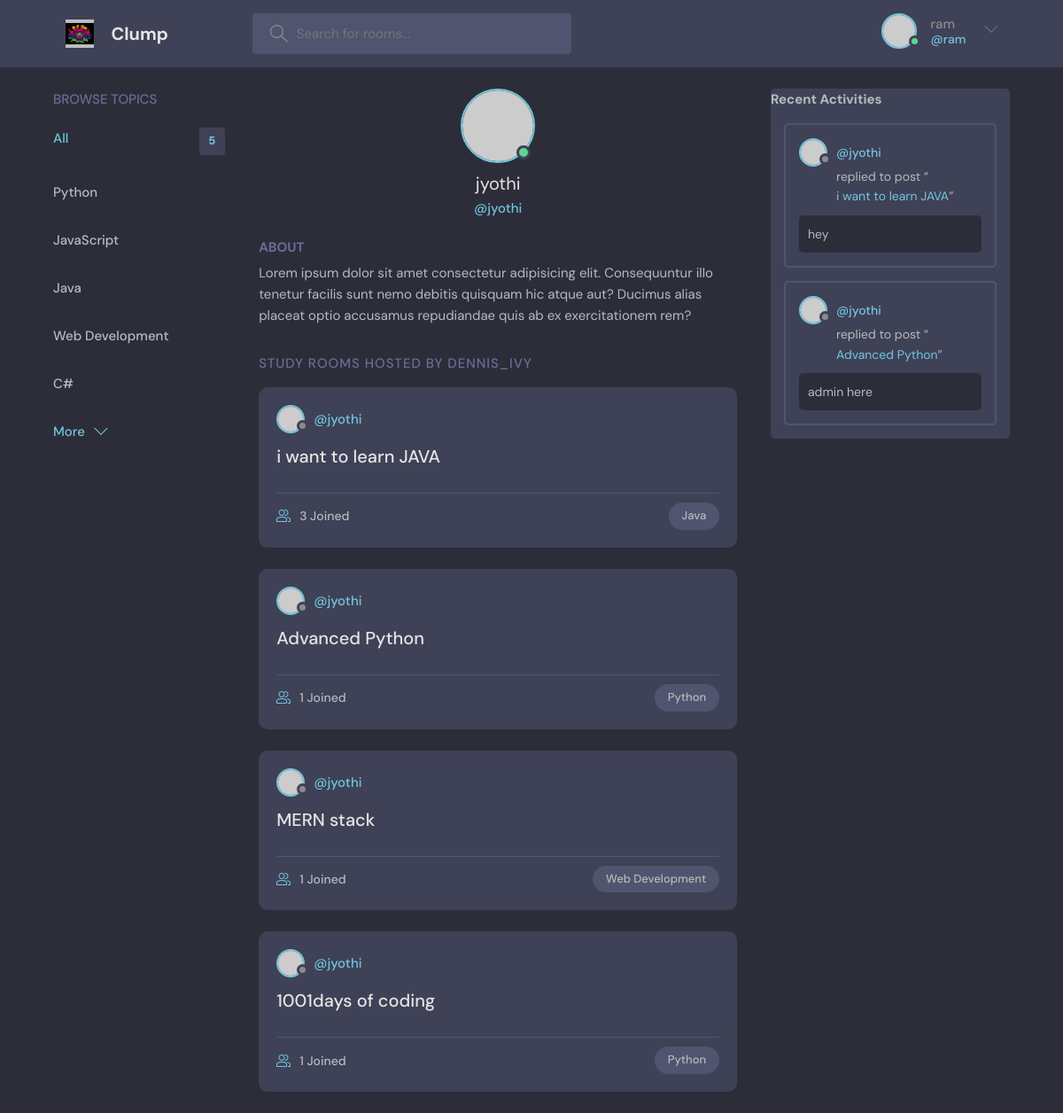
The page /profile/1/ (signed in) on the database its author committed.
### base/models.py (models this page shows, shortened)
class Topic(models.Model):
    name=models.CharField(max_length=200)

class Room(models.Model):
    host=models.ForeignKey(User,on_delete=models.SET_NULL,null=True)
    topic=models.ForeignKey(Topic,on_delete=models.SET_NULL,null=True)
    name=models.CharField(max_length=200)
    description= models.TextField(null=True,blank=True) # It can be Null
    participants=models.ManyToManyField(User,related_name='participants',blank=True)
    update = models.DateTimeField(auto_now=True)
    created=models.DateTimeField(auto_now_add=True)
    class Meta:
        ordering=['-update','-created']
    def __str__(self): # The __str__ function is used add a string representation of a model's object
        return self.name

class Message(models.Model):
    user = models.ForeignKey(User,on_delete=models.CASCADE)
    room=models.ForeignKey(Room,on_delete=models.CASCADE)
    body=models.TextField()
    update = models.DateTimeField(auto_now=True)
    created=models.DateTimeField(auto_now_add=True)
    class Meta:
        ordering=['-update','-created']

### base/views.py (the view)
# urls.py: path("profile/<str:pk>/",views.userProfile,name='user-profile'),
def userProfile(request,pk):
    user=User.objects.get(id=pk)
    rooms=user.room_set.all()
    room_messages =user.message_set.all()
    topics=Topic.objects.all()
    context={'user':user,'rooms':rooms,'room_messages':room_messages,'topics':topics}
    return render(request,'base/profile.html',context)

### base/templates/base/profile.html (shortened to what this page needs)
{% extends 'main.html' %}
{% block content %}
<main class="profile-page layout layout--3">
  <div class="container">
    {% include 'base/topic_component.html' %}
    <div class="roomList">
      <div class="profile">
        <div class="profile__avatar">
          <div class="avatar avatar--large active">
            <img src="https://randomuser.me/api/portraits/men/11.jpg" />
          </div>
        </div>
        <div class="profile__info">
          <h3>{{user.username}}</h3>
          <p>@{{user.username}}</p>
        </div>
        <div class="profile__about">
          <h3>About</h3>
          <p>
            Lorem ipsum dolor sit amet consectetur adipisicing elit. Consequuntur illo tenetur
            facilis sunt nemo debitis quisquam hic atque aut? Ducimus alias placeat optio
            accusamus repudiandae quis ab ex exercitationem rem?
          </p>
        </div>
      </div>
      <div class="roomList__header">
        <div>
          <h2>Study Rooms Hosted by dennis_ivy</a>
          </h2>
        </div>
      </div>
      {% include 'base/feed_component.html' %}
    </div>
    {% include 'base/activity_component.html' %}
  </div>
</main>
{% endblock content %}

### templates/navbar.html (shortened to what this page needs)
{% load static %}
<header class="header header--loggedIn">
    <div class="container">
      <a href="{% url 'home' %}" class="header__logo">
        <img src="{% static 'images/logoo.jpeg' %}" />
        <h1>Clump</h1>
      </a>
      <form class="header__search",method="GET" action="{% url 'home' %}">
        <label>
          <input name ="q" placeholder="Search for rooms..." />
        </label>
      </form>
      <nav class="header__menu">
        {% if request.user.is_authenticated %}
        <div class="header__user">
          <a href="{% url 'update-user' %}">
            <div class="avatar avatar--medium active">
              <img src="https://randomuser.me/api/portraits/men/37.jpg" />
            </div>
            <p>{{request.user.username}} <span>@{{request.user.username}}</span></p>
          </a>
          <button class="dropdown-button">
            <svg version="1.1" xmlns="http://www.w3.org/2000/svg" width="32" height="32" viewBox="0 0 32 32">
              <title>chevron-down</title>
              <path d="M16 21l-13-13h-3l16 16 16-16h-3l-13 13z"></path>
            </svg>
          </button>
        </div>
        {% else %}
        <a href="{% url 'login' %}">
          <img src="./assets/avatar.svg" />
          <p>Login</p>
        </a>
        {% endif %}
      </nav>
    </div>
  </header>

### base/templates/base/topic_component.html
<div class="topics">
    <div class="topics__header">
      <h2>Browse Topics</h2>
    </div>
    <ul class="topics__list">
      <li>
        <a href="{% url 'home' %}" class="active">All <span>{{topics.count}}</span></a>
      </li>
      {% for topic in topics %}
      <li>
        <a href="{% url 'home' %}?q={{topic.name}}">{{topic.name}}</a>
      </li>
      {% endfor %}
    </ul>
    <button class="btn btn--link" href="/">
      More
      <svg version="1.1" xmlns="http://www.w3.org/2000/svg" width="32" height="32" viewBox="0 0 32 32">
        <title>chevron-down</title>
        <path d="M16 21l-13-13h-3l16 16 16-16h-3l-13 13z"></path>
      </svg>
    </button>
  </div>

### base/templates/base/feed_component.html (shortened to what this page needs)
{% for room in rooms %}
<div class="roomListRoom">
    <div class="roomListRoom__header">
      <a href="{url user-profile room.host.id %}" class="roomListRoom__author">
        <div class="avatar avatar--small">
          <img src="https://randomuser.me/api/portraits/women/11.jpg" />
        </div>
        <span>@{{room.host.username}}</span>
      </a>
    </div>
    <div class="roomListRoom__content">
      <a href="{% url 'room' room.id %}">{{room.name}}</a>
    </div>
    <div class="roomListRoom__meta">
      <a href="{% url 'room' room.id %}" class="roomListRoom__joined">
        {{room.participants.all.count}} Joined
      </a>
      <p class="roomListRoom__topic">{{room.topic.name}}</p>
    </div>
  </div>
{% endfor %}

### base/templates/base/activity_component.html (shortened to what this page needs)
<div class="activities">
    <div class="activities_header">
      <h2>Recent Activities</h2>
    </div>
    {% for message in room_messages %}
    <div class="activities__box">
      <div class="activities__boxHeader roomListRoom__header">
        <a href="{%  url 'user-profile' message.user.id %}" class="roomListRoom__author">
          <div class="avatar avatar--small">
            <img src="https://randomuser.me/api/portraits/women/11.jpg" />
          </div>
          <p>
            @{{message.user}}
          </p>
        </a>
      </div>
      <div class="activities__boxContent">
        <p>replied to post “<a href="{% url 'room' message.room.id %}">{{message.room}}</a>”</p>
        <div class="activities__boxRoomContent">
          {{message.body}}
        </div>
      </div>
    </div>
    {% endfor %}
</div>

### rows shown on the page
Topic: name "Python"
Topic: name "JavaScript"
Topic: name "Java"
Topic: name "Web Development"
Topic: name "C#"
Room: host.username "jyothi", name "i want to learn JAVA", participants.all.count "3", topic.name "Java"
Room: host.username "jyothi", name "Advanced Python", participants.all.count "1", topic.name "Python"
Room: host.username "jyothi", name "MERN stack", participants.all.count "1", topic.name "Web Development"
Room: host.username "jyothi", name "1001days of coding", participants.all.count "1", topic.name "Python"
Message: user "jyothi", room "i want to learn JAVA", body "hey"
Message: user "jyothi", room "Advanced Python", body "admin here"

### other values the page prints
{{ request.user.username }} "ram"
{{ topics.count }} "5"
{{ user.username }} "jyothi"
